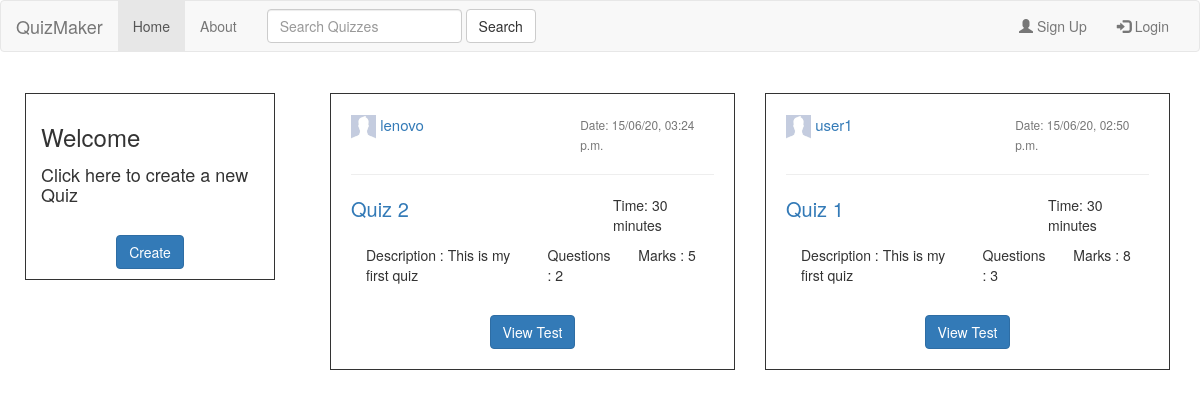
The app's page /, older data.
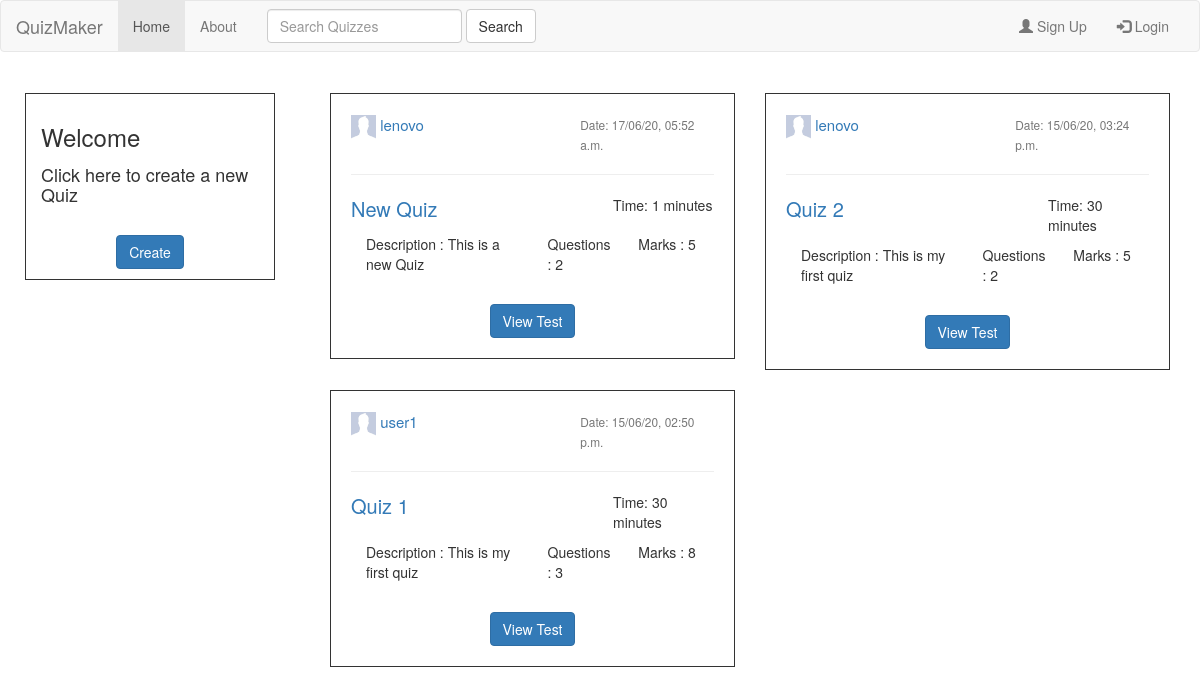
The same page, newer data.
### quiz/models.py (models this page shows, shortened)
class Quiz(models.Model):
    title = models.CharField(max_length=50)
    description = models.TextField(default=None)
    instructions = models.TextField(default=None)
    questions = models.IntegerField()
    marks = models.IntegerField(default=0)
    date_posted = models.DateTimeField(default=timezone.now)
    author = models.ForeignKey(User, on_delete=models.CASCADE)
    password = models.CharField(max_length=20, default=None)
    minutes = models.IntegerField(default=30)
    likes = models.IntegerField(default=0)

### users/models.py (models this page shows, shortened)
class Profile(models.Model):
    user = models.OneToOneField(User, on_delete=models.CASCADE)
    image = models.ImageField(default="default.jpg", upload_to='profile_pics')

### quiz/views.py (the view)
# urls.py: path('', HomeListView.as_view(), name='quiz-home'),
class HomeListView(ListView):
    model = Quiz
    template_name = 'quiz/home.html'
    context_object_name = 'quizes'
    ordering = ['-date_posted']
    def get_context_data(self, **kwargs):
        context = super().get_context_data(**kwargs)
        new_context_entry = "Home"
        context["title"] = new_context_entry
        return context

### quiz/templates/quiz/home.html
{% extends "quiz/base.html" %}
 {% block content %}
 <br>
   <div class="col-sm-3">
       <div class="row" style="border:1px solid; margin-left:10px; margin-right:10px; padding:10px;">
           <h3 style="padding-left:5px;">Welcome {{ request.user.first_name }} {{ request.user.last_name }}</h3>
           <h4 style="padding-left:5px; padding-top:5px;">Click here to create a new Quiz</h4>
           <br>
                  <div style="text-align:center;">
           <a href="{% url 'create_home' %}" class="btn btn-primary">Create</a>
       </div>
       </div>
       <br>
   </div>
   <div class="col-sm-9 ">
   {% for quiz in quizes %}
       <div class="col-sm-6">
           <div style="border:1px solid; padding:20px; margin-bottom: 20px;">
             <div class="media-body">
              <div class="row">
               <div class="col-sm-7">
                      <a class="mr-2" href="{% url 'user_details' quiz.author.id %}" style="font-size:15px;"><img class="rounded-circle article-img" src="{{ quiz.author.profile.image.url }}" style="width:25px;"> {{ quiz.author }}</a>
                  </div>
                  <div class="col-sm-5">
                      <small class="text-muted" >Date: {{ quiz.date_posted|date:"d/m/y, h:i a" }}</small>
                  </div>
              </div>
              <hr>
                 <div class="row">
                     <div class="col-sm-8">
                         <p style="font-size:20px;"><a class="article-title" href="#">{{ quiz.title }}</a></p>
                     </div>
                     <div class="col-sm-4">
                         <p class="article-content">Time: {{ quiz.minutes }} minutes</p>
                     </div>
                 </div>
              {% if not quiz.description %}
                 <div class="col-sm-6 ">
                     <p class="article-content">Description : There is no description.</p>
                 </div>
              {% else %}
                 <div class="col-sm-6 ">
                     <p class="article-content">Description : {{ quiz.description }}</p>
                 </div>
              {% endif %}
                 <div class="col-sm-3 ">
                     <p class="article-content">Questions : {{ quiz.questions }}</p>
                 </div>
                 <div class="col-sm-3 ">
                     <p class="article-content">Marks : {{ quiz.marks }}</p>
                 </div>
             </div>
               <br>
               <div style="text-align:center;">
                   <a href="{% url 'quiz_detail' quiz.id %}" class="btn btn-primary">View Test</a>
               </div>
           </div>
        </div>
   {% endfor %}
   </div>
 {% endblock %}

Row changes from the older to the newer data that the page shows:
added Quiz: author.profile.image (placeholder picture), author "lenovo", date_posted "17/06/20, 05:52 a.m.", title "New Quiz", minutes "1", description "This is a new Quiz", questions "2", marks "5"
